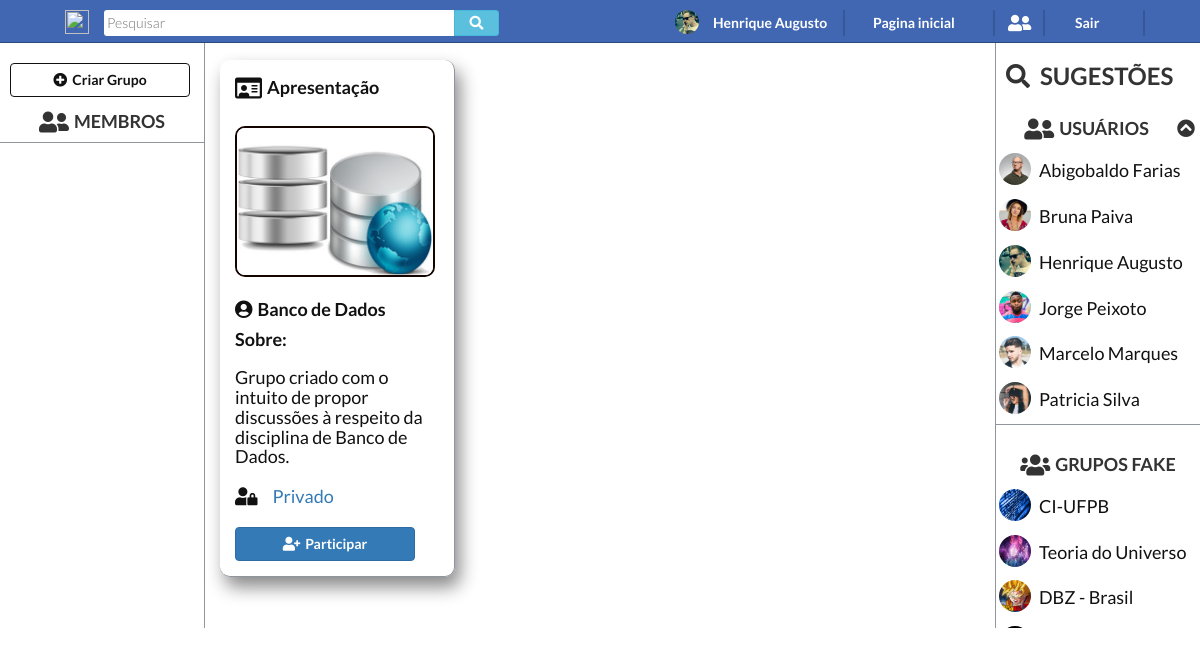
The app's page /web-project/groupsfak.php?group=5 (signed in) with its own data.
### tables this page shows
CREATE TABLE `usuario` (
  `id_usuario` varchar(255) NOT NULL,
  `nome_usuario` varchar(255) NOT NULL,
  `visibilidade` int(11) NOT NULL,
  `cidade` varchar(255) NOT NULL,
  `foto_usuario` varchar(255) NOT NULL,
  `senha` varchar(255) NOT NULL
);

CREATE TABLE `grupo` (
  `id_grupo` int(11) NOT NULL,
  `nome_grupo` varchar(255) NOT NULL,
  `descricao` varchar(255) NOT NULL,
  `foto_grupo` varchar(255) NOT NULL,
  `privacidade` int(11) NOT NULL
);

### web-project/groupsfak.php (the view, shortened to what this page needs)
<?PHP
	$conecta =  mysqli_connect("localhost","root","","fakebook");
	$grupo_visitado = $_GET['group'];
	$user_logado = $_SESSION['id_usuario'];
	$sql_dados_logado = "SELECT * FROM Usuario WHERE id_usuario = '$user_logado'";
	$sql_dados_grupo = "SELECT * FROM grupo WHERE id_grupo = '$grupo_visitado'";
	$sql_usuarios = "SELECT id_usuario,nome_usuario,foto_usuario FROM Usuario";
	$sql_participa_grupo = "SELECT * FROM membro WHERE id_usuario='$user_logado' AND id_grupo='$grupo_visitado'";
	$conexao_dados_grupo = mysqli_query($conecta, $sql_dados_grupo) or die ("Erro na seleção dos dados do grupo.");
	$conexao_dados_logado = mysqli_query($conecta, $sql_dados_logado) or die ("Erro na seleção dos dados do usuario logado.");
	$conexao_participa_grupo = mysqli_query($conecta, $sql_participa_grupo) or die ("Erro na verificação da participação do grupo.");
	$conexao_usuarios = mysqli_query($conecta, $sql_usuarios) or die ("Erro na seleção dos usuarios do sistema.");
	$dados_grupo = mysqli_fetch_assoc($conexao_dados_grupo);
	$dados_user_logado = mysqli_fetch_assoc($conexao_dados_logado);
?>
<?php
	$sql_selecio_allgroups = "SELECT * FROM grupo";
	$conexao_selecio_allgroups  = mysqli_query($conecta, $sql_selecio_allgroups ) or die (header('Falha ao selecionar todos os grupos do sistema'));
	$participa_grupo = mysqli_fetch_assoc($conexao_participa_grupo);
?>
<?php
	$sql_block4_membro = "SELECT * FROM membro WHERE status_participacao=4";
	$conexao_block4_membro  = mysqli_query($conecta, $sql_block4_membro ) or die (header('Falha ao selecionar bloqueios'));
?>
<!DOCTYPE html>
<html lang="pt-br">
<head>
	<link rel="stylesheet"  href="statics/css/style.css">
	<link rel="stylesheet" href="https://use.fontawesome.com/releases/v5.1.0/css/all.css">
	<link rel="stylesheet"  href="https://maxcdn.bootstrapcdn.com/font-awesome/4.7.0/css/font-awesome.min.css">
	<link rel="stylesheet" href="https://maxcdn.bootstrapcdn.com/bootstrap/3.3.7/css/bootstrap.min.css">
</head>
<body>
	<header>
	<nav class="nav-profile">
		<div class="search-section">
			<img src="statics/img/logofb.png">
			<div class="search">
				<input type="text" name="search" placeholder="Pesquisar"><button class="btn btn-info"><i class="fas fa-search"></i></button>
			</div>
		</div>
		<div class="session-user">
			<?php
				echo "<img src=".$dados_user_logado['foto_usuario']."><span>".$dados_user_logado['nome_usuario']."<span>";
			?>
		</div>
		<div class="initial-page">
			<a <?php echo "href='profilefak.php?user=".$user_logado."'" ?>><span>Pagina inicial</span></a>
		</div>
		<div class="friend-request">
			<span class="dropdown-toggle" type="button" data-toggle="dropdown"><i class="fas fa-user-friends fa-lg"></i>
			 ?></span>
		</div>
		<div class="log-out">
			<a href="authentication.php?saindo=true"><span>Sair</span></a>
		</div>
	</nav>
	</header>
	<main class="content-wrapper">
		<div class="data-user">
			<label><i class="far fa-id-card fa-lg"></i>Apresentação</label><br>
			<?php
				echo "<img src=".$dados_grupo['foto_grupo']."><br><label><i class='fas fa-user-circle'></i>".$dados_grupo['nome_grupo']."</label><br><label>";
				if($dados_grupo['privacidade'] == 2 or $participa_grupo['status_participacao']==1){
					echo "Sobre:<br></label><h4>".$dados_grupo['descricao']."</h4><br>";
				}else{
					echo "Sobre:<br></label><h4>".$dados_grupo['descricao']."</h4><br>";
					echo "<label><i class='fas fa-user-lock'></i></label><a href=''><h4>Privado</h4></a><br>";
				}
			?>
			<button class="btn btn-primary" onclick="window.location=
			<?php echo "'groups.php?requisita_grupo=".$grupo_visitado."'" ?>"
			<?php
				if($participa_grupo['status_participacao']==1 or $participa_grupo['status_participacao']==2 ){
					echo "disabled";
				}
			?>
			><i class="fas fa-user-plus"></i>Participar</button><br>
		</div>
		<div class="panel-fixed-r">
			<h3><i class="fas fa-search"></i>SUGESTÕES</h3>
			<div class="users-system">
				<h4><i class="fas fa-user-friends fa-lg"></i>USUÁRIOS<i class="fas fa-chevron-circle-up pull-right"></i></h4>
				<ul class="users-list" id='toggle-user'>
					<?php
						while($linha = mysqli_fetch_assoc($conexao_usuarios)){
							$id_user_logado = $dados_user_logado['id_usuario'];
							$id_user_verficado = $linha['id_usuario'];
							$sql_tablock1 = "SELECT * FROM Amizade WHERE status_amizade=3 AND id_usuario1='$id_user_logado' AND id_usuario2='$id_user_verficado' AND autor_request!='$id_user_logado'";
							$sql_tablock2 = "SELECT * FROM Amizade WHERE status_amizade=3 AND id_usuario2='$id_user_logado' AND id_usuario1='$id_user_verficado' AND autor_request!='$id_user_logado'";
							$sql_tablock1_autor = "SELECT * FROM Amizade WHERE status_amizade=3 AND id_usuario1='$id_user_logado' AND id_usuario2='$id_user_verficado' AND autor_request='$id_user_logado'";
							$sql_tablock2_autor = "SELECT * FROM Amizade WHERE status_amizade=3 AND id_usuario2='$id_user_logado' AND id_usuario1='$id_user_verficado' AND autor_request='$id_user_logado'";
							$conexao_tablock1 = mysqli_query($conecta, $sql_tablock1) or die ("Erro na verificação do bloqueio.");
							$conexao_tablock2 = mysqli_query($conecta, $sql_tablock2) or die ("Erro na verificação do bloqueio");
							$conexao_tablock1_autor = mysqli_query($conecta, $sql_tablock1_autor) or die ("Erro na verificação do bloqueio como autor.");
							$conexao_tablock2_autor = mysqli_query($conecta, $sql_tablock2_autor) or die ("Erro na verificação do bloqueio como autor");
							if(mysqli_num_rows ($conexao_tablock1) > 0 or mysqli_num_rows ($conexao_tablock2) > 0){
								;
							}else
							if(mysqli_num_rows ($conexao_tablock1_autor) > 0 or mysqli_num_rows ($conexao_tablock2_autor) > 0){
								echo "<li><a><img src='".$linha['foto_usuario']."'><h4>".$linha['nome_usuario']."</h4></a><a href=".'friendship.php?unblock='.$linha['id_usuario']."><i class='fas fa-ban'></i></a></li>";
							}else{
								echo "<li><a href=".'profilefak.php?user='.$linha['id_usuario']."><img src='".$linha['foto_usuario']."'><h4>".$linha['nome_usuario']."</h4></a></li>";
							}
						}
					?>
				</ul>
			</div>
			<div class="groups-system">
				<h4><i class="fas fa-users fa-lg"></i>GRUPOS FAKE</h4>
				<ul class="groups-list">
					<?php
						while($linha = mysqli_fetch_assoc($conexao_selecio_allgroups)){
							$grupo_verificado = $linha['id_grupo'];
							$sql_ver_block = "SELECT * FROM membro WHERE id_grupo='$grupo_verificado' AND id_usuario='$user_logado' AND (status_participacao=3 OR status_participacao=4)";
							$conexao_ver_block = mysqli_query($conecta, $sql_ver_block) or die ("Erro na verificação do bloqueio com o grupo");
							if(mysqli_num_rows($conexao_ver_block)>0){
								;
							}else{
								echo "<li><a href=".'groupsfak.php?group='.$linha['id_grupo']."><img src='".$linha['foto_grupo']."'><h4>".$linha['nome_grupo']."</h4></a></li>";
							}
						}
					?>
				</ul>
			</div>
		</div>
		<div class="panel-fixed-l">
			<div class="users-system">
				<div class="create-group">
					<button class="btn btn-default" data-toggle="modal" data-target="#myModal"><i class="fas fa-plus-circle"></i>Criar Grupo</button>
				</div>
				<h4><i class="fas fa-user-friends fa-lg"></i>MEMBROS</h4>
			</div>
		</div>
	</main>
</body>
</html>

### web-project/statics/css/style.css (style rules this page uses)
* { margin: 0; padding: 0; font-size: 100%; font-family: 'Lato', sans-serif; font-weight: 300; box-sizing: border-box; border: none; outline: none; }
body { background-color: #f5f5f5; }
img { max-width: 100%; }
ul { list-style: none; }
a { text-decoration: none; }
.nav-profile { position: fixed; top: 0; left: 0; width: 100%; height: 43px; background-color: #4267b2; border-bottom: 1px solid #29487d; z-index: 1000; }
.panel-fixed-r { position: fixed; top: 43px; right: 0; width: 205px; height: 585px; border-left: 1px solid #90949c; overflow-y: auto; overflow-x: hidden; }
.panel-fixed-r h3 { font-weight: 700; margin-left: 10px; }
.panel-fixed-r h3 i { margin-right: 10px; }
.panel-fixed-l { position: fixed; top: 43px; left: 0; width: 205px; height: 585px; border-right: 1px solid #90949c; overflow-y: auto; overflow-x: hidden; }
.users-system, .groups-system { margin: 10px 0; float: left; width: 100%; border-bottom: 1px solid #90949c; }
.users-system h4, .groups-system h4 { text-align: center; font-weight: 700; margin: 10px 0; }
.users-system h4 i:last-child { cursor: pointer; }
.users-list li, .groups-list li { color: #111; text-align: center; float: left; padding: 4px 3px; width: 205px; cursor: pointer; }
.users-list li a img, .groups-list li a img { border-radius: 50%; width: 32px; height: 32px; float: left; margin-right: 8px; }
.users-list li a h4, .groups-list li a h4 { float: left; margin-top: 8px; color: #111; font-weight: 400; }
.create-group { float: left; width: 100%; padding: 10px 0px 0px 30px; }
.create-group button { width: 180px; margin-left: -20px; border: 1px solid #111; color: #111; font-weight: 700; margin-bottom: 15px; }
.create-group button i { margin-right: 5px; }
.data-user { float: left; margin: 60px 20px 0px 220px; padding: 15px; border-radius: 10px; width: 235px; height: 100%; color: #111; border-right: 1px solid #90949c; border-bottom: 1px solid #90949c; box-shadow: 5px 10px 18px #888888; }
.data-user label { font-weight: 700; font-size: 18px; margin-right: 10px; }
.data-user h4 { font-weight: 400; display: inline-block; }
.data-user img { margin: 20px 0px; width: 200px; border-radius: 10px; border: 2px solid #130400; }
.data-user button i, .data-user label i, .users-system h4 i,.groups-system h4 i,.coment-post button i { margin-right: 5px; }
.data-user button { margin-top: 10px; font-weight: 700; width: 180px; }
.search-section { margin-top: 10px; margin-left: 65px; float: left; width: 610px; }
.search-section img { float: left; width: 24px; height: 24px; margin-right: 15px; }
.search-section input { float: left; width: 350px; padding: 3px; border-radius: 3px 0 0 3px; }
.search-section button { float: left; width: 45px; padding: 2px; border-radius: 0 3px 3px 0; }
.session-user, .initial-page { margin-top: 10px; float: left; width: 170px; border-right: 2px solid #365899; }
.session-user img { float: left; width: 24px; height: 24px; border-radius: 50%; margin-right: 5px; }
.session-user span, .initial-page span, .friend-request span,.log-out span { float: left; padding: 3px; color: #fff; font-weight: 700; }
.initial-page { padding-left: 25px; width: 150px; border-radius: 4%; cursor: pointer; }
.friend-request { margin-top: 10px; float: left; width: 50px; border-right: 2px solid #365899; padding-left: 10px; cursor: pointer; }
.log-out { margin-top: 10px; float: left; width: 100px; border-right: 2px solid #365899; padding-left: 27px; cursor: pointer; }

### records on screen
usuario: foto_usuario (picture), nome_usuario "Henrique Augusto"
grupo: foto_grupo (picture), nome_grupo "Banco de Dados", descricao "Grupo criado com o intuito de propor discussões à respeito da disciplina de Banco de Dados."
usuario: foto_usuario (picture), nome_usuario "Abigobaldo Farias"
usuario: foto_usuario (picture), nome_usuario "Bruna Paiva"
usuario: foto_usuario (picture), nome_usuario "Jorge Peixoto"
usuario: foto_usuario (picture), nome_usuario "Marcelo Marques"
usuario: foto_usuario (picture), nome_usuario "Patricia Silva"
grupo: foto_grupo (picture), nome_grupo "CI-UFPB"
grupo: foto_grupo (picture), nome_grupo "Teoria do Universo"
grupo: foto_grupo (picture), nome_grupo "DBZ - Brasil"
grupo: foto_grupo (picture)
